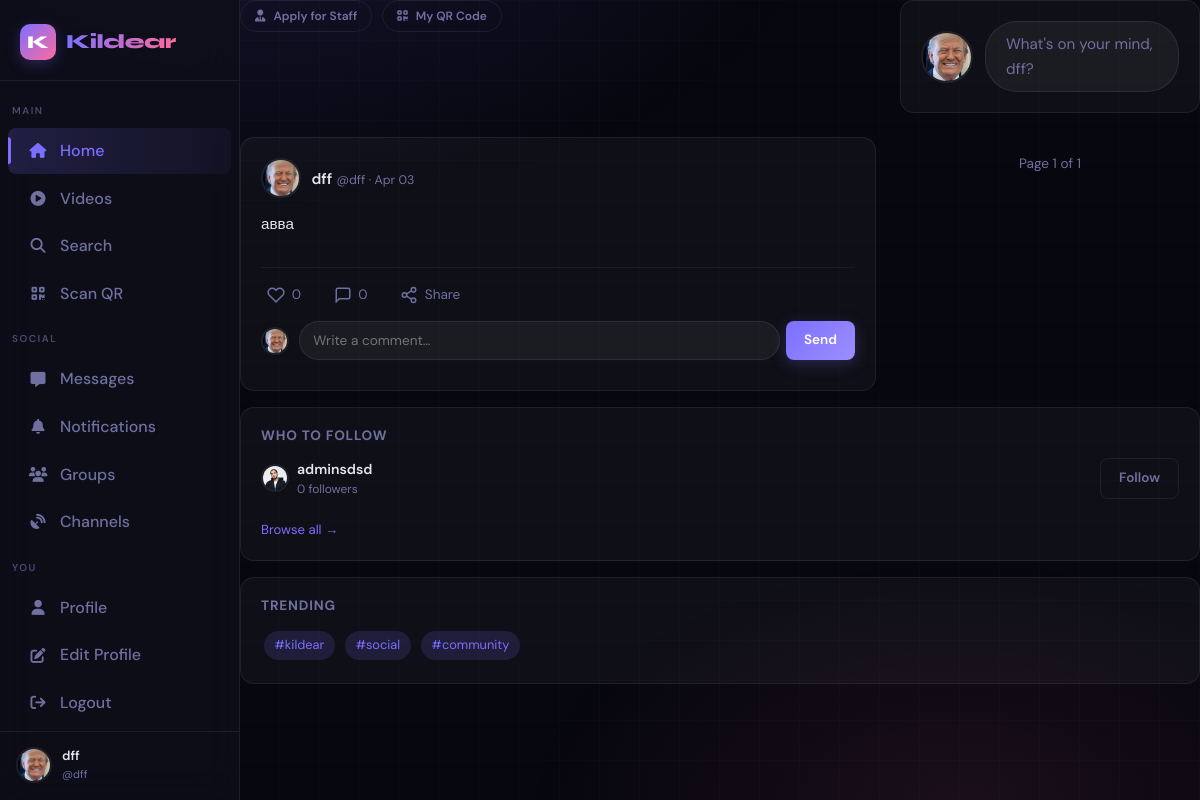
/ (signed in), run on an earlier commit of the app's database.
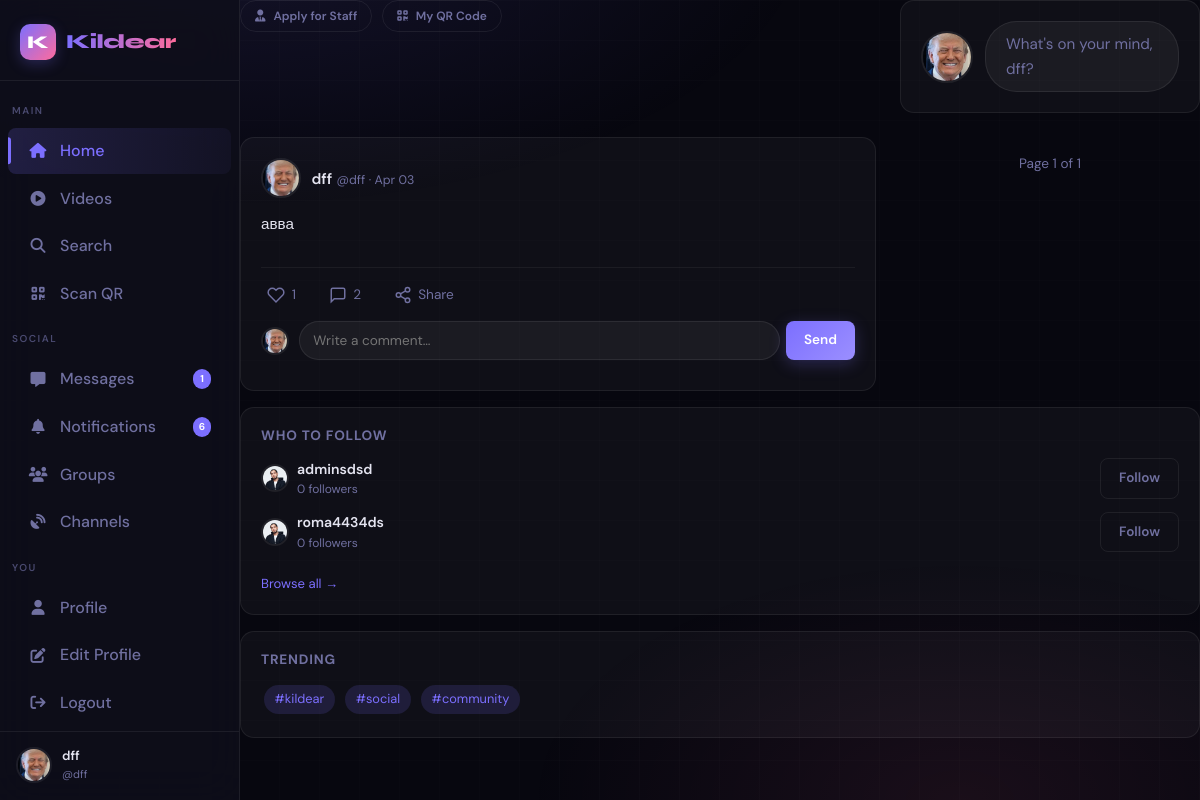
And on a later commit of the database.
### app.py (models this page shows, shortened)
class Post(db.Model):
    id = db.Column(db.Integer, primary_key=True)
    user_id = db.Column(db.Integer, db.ForeignKey("user.id"), nullable=False)
    content = db.Column(db.Text, default="")
    media_url = db.Column(db.String(300), default="")
    media_type = db.Column(db.String(20), default="text")
    thumbnail = db.Column(db.String(300), default="")
    created_at = db.Column(db.DateTime, default=datetime.utcnow)
    views = db.Column(db.Integer, default=0)
    liked_by = db.relationship("User", secondary=post_likes, backref="liked_posts", lazy="dynamic")
    comments = db.relationship("Comment", backref="post", lazy="dynamic", cascade="all,delete")
    expiration = db.relationship("PostExpiration", backref="post_rel", uselist=False, cascade="all,delete")
    @property
    def like_count(self):
        return self.liked_by.count()
    @property
    def comment_count(self):
        return self.comments.count()
    def is_liked_by(self, user) -> bool:
        return self.liked_by.filter(post_likes.c.user_id == user.id).count() > 0

class User(UserMixin, db.Model):
    id = db.Column(db.Integer, primary_key=True)
    username = db.Column(db.String(40), unique=True, nullable=False)
    email = db.Column(db.String(120), unique=True, nullable=False)
    password_hash = db.Column(db.String(256), nullable=False)
    display_name = db.Column(db.String(60), default="")
    bio = db.Column(db.String(500), default="")
    preset_avatar = db.Column(db.Integer, default=1)
    preset_cover = db.Column(db.Integer, nullable=True)
    can_upload_custom_avatar = db.Column(db.Boolean, default=False)
    can_upload_custom_cover = db.Column(db.Boolean, default=False)
    custom_avatar = db.Column(db.String(300), nullable=True)
    custom_cover = db.Column(db.String(300), nullable=True)
    website = db.Column(db.String(200), default="")
    location = db.Column(db.String(100), default="")
    accent_color = db.Column(db.String(7), default="#6c63ff")
    is_private = db.Column(db.Boolean, default=False)
    is_verified = db.Column(db.Boolean, default=False)
    is_banned = db.Column(db.Boolean, default=False)
    is_admin = db.Column(db.Boolean, default=False)
    is_moderator = db.Column(db.Boolean, default=False)
    is_online = db.Column(db.Boolean, default=False)
    last_seen = db.Column(db.DateTime, default=datetime.utcnow)
    created_at = db.Column(db.DateTime, default=datetime.utcnow)
    two_factor_enabled = db.Column(db.Boolean, default=False)
    two_factor_secret = db.Column(db.String(32), nullable=True)
    following = db.relationship(
        "User", secondary=follows,
        primaryjoin=follows.c.follower_id == id,
        secondaryjoin=follows.c.followed_id == id,
        backref=db.backref("followers", lazy="dynamic"),
        lazy="dynamic"
    )
    blocked_users = db.relationship(
        "User", secondary=blocks,
        primaryjoin=blocks.c.blocker_id == id,
        secondaryjoin=blocks.c.blocked_id == id,
        backref=db.backref("blocked_by", lazy="dynamic"),
        lazy="dynamic"
    )
    posts = db.relationship("Post", backref="author", lazy="dynamic", foreign_keys="Post.user_id")
    sent_msgs = db.relationship("Message", backref="sender", lazy="dynamic", foreign_keys="Message.sender_id")
    recv_msgs = db.relationship("Message", backref="receiver", lazy="dynamic", foreign_keys="Message.receiver_id")
    notifications = db.relationship("Notification", backref="recipient", lazy="dynamic",
                                    foreign_keys="Notification.user_id")
    comments = db.relationship("Comment", backref="author", lazy="dynamic")
    owned_groups = db.relationship("Group", backref="owner", lazy="dynamic")
    owned_channels = db.relationship("Channel", backref="owner", lazy="dynamic")
    login_history = db.relationship("LoginHistory", backref="user", lazy="dynamic")
    @property
    def follower_count(self):
        return self.followers.count()
    @property
    def avatar_url(self):
        if self.custom_avatar and self.can_upload_custom_avatar:
            return self.custom_avatar
        if self.preset_avatar and self.preset_avatar in PRESET_AVATARS:
            return PRESET_AVATARS[self.preset_avatar]
        return PRESET_AVATARS[1]
    def check_and_update_permissions(self):
        follower_count = self.follower_count
        if follower_count >= 1000 and not self.can_upload_custom_avatar:
            self.can_upload_custom_avatar = True
            db.session.commit()
            logger.info(f"User {self.username} gained custom avatar permission")
        if follower_count >= 5000 and not self.can_upload_custom_cover:
            self.can_upload_custom_cover = True
            db.session.commit()
            logger.info(f"User {self.username} gained custom cover permission")
        return {
            'can_upload_custom_avatar': self.can_upload_custom_avatar,
            'can_upload_custom_cover': self.can_upload_custom_cover
        }

### app.py (the view)
@app.route("/")
@login_required
def index():
    page = request.args.get("page", 1, type=int)
    followed_ids = [u.id for u in current_user.following.all()] + [current_user.id]
    blocked_ids = [b.id for b in current_user.blocked_users]
    posts = (Post.query
             .filter(Post.user_id.in_(followed_ids))
             .filter(Post.user_id.notin_(blocked_ids))
             .order_by(Post.created_at.desc())
             .paginate(page=page, per_page=15, error_out=False))
    suggestions = (User.query
                   .filter(User.id.notin_(followed_ids + blocked_ids))
                   .filter(User.id != current_user.id)
                   .order_by(func.random()).limit(5).all())
    permissions = current_user.check_and_update_permissions()
    return render_template("index.html", posts=posts, suggestions=suggestions, permissions=permissions)

### app.py (called while the page is built)
def get_client_ip():
    if request.headers.get('X-Forwarded-For'):
        return request.headers.get('X-Forwarded-For').split(',')[0].strip()
    return request.remote_addr or '0.0.0.0'

@app.before_request
def ddos_shield():
    ip = get_client_ip()
    if ip in _blocked_ips:
        abort(429)
    now = time.time()
    window = [t for t in _req_log[ip] if now - t < 10]
    window.append(now)
    _req_log[ip] = window
    if len(window) > 200:
        _blocked_ips.add(ip)
        app.logger.warning(f"[DDoS] Blocked IP: {ip}")
        abort(429)
    if request.content_length and request.content_length > app.config["MAX_CONTENT_LENGTH"]:
        abort(413)

@login_mgr.user_loader
def load_user(user_id):
    return db.session.get(User, int(user_id))

### templates/index.html (shortened to what the changed rows need)
{% extends "base.html" %}
{% block content %}
<div class="feed-layout">
  {% if posts.items %}
    {% for post in posts.items %}
    <article class="card post-card" id="post-{{ post.id }}">
      <div class="post-header">
        <a href="{{ url_for('profile', username=post.author.username) }}" class="post-author-link">
          <img src="{{ post.author.avatar_url }}" class="avatar avatar-sm" alt="{{ post.author.username }}">
          <div class="post-author-info">
            <span class="post-author-name">{{ post.author.display_name or post.author.username }}</span>
            <span class="post-author-sub">@{{ post.author.username }} · <time class="rel-time" data-ts="{{ post.created_at.isoformat() }}">{{ post.created_at.strftime('%b %d') }}</time></span>
          </div>
        </a>
      </div>
      {% if post.content %}
      <div class="post-body">
        <p class="post-text {% if post.content|length > 280 %}collapsed{% endif %}" id="text-{{ post.id }}">{{ post.content }}</p>
      </div>
      {% endif %}
      <div class="post-footer">
        <button class="post-action {% if post.is_liked_by(current_user) %}liked{% endif %}"
                onclick="likePost({{ post.id }})">
          <svg width="18" height="18" viewBox="0 0 24 24" fill="{% if post.is_liked_by(current_user) %}currentColor{% else %}none{% endif %}" stroke="currentColor" stroke-width="2">
            <path d="M20.84 4.61a5.5 5.5 0 0 0-7.78 0L12 5.67l-1.06-1.06a5.5 5.5 0 0 0-7.78 7.78l1.06 1.06L12 21.23l7.78-7.78 1.06-1.06a5.5 5.5 0 0 0 0-7.78z"/>
          </svg>
          <span class="like-count" id="like-count-{{ post.id }}">{{ post.like_count }}</span>
        </button>
        <a href="{{ url_for('view_post', post_id=post.id) }}" class="post-action">
          <svg width="18" height="18" viewBox="0 0 24 24" fill="none" stroke="currentColor" stroke-width="2">
            <path d="M21 15a2 2 0 0 1-2 2H7l-4 4V5a2 2 0 0 1 2-2h14a2 2 0 0 1 2 2z"/>
          </svg>
          <span id="comment-count-{{ post.id }}">{{ post.comment_count }}</span>
        </a>
        <button class="post-action" onclick="sharePost({{ post.id }})">
          <svg width="18" height="18" viewBox="0 0 24 24" fill="none" stroke="currentColor" stroke-width="2">
            <circle cx="18" cy="5" r="3"/><circle cx="6" cy="12" r="3"/><circle cx="18" cy="19" r="3"/>
            <line x1="8.59" y1="13.51" x2="15.42" y2="17.49"/><line x1="15.41" y1="6.51" x2="8.59" y2="10.49"/>
          </svg>
          Share
        </button>
      </div>
      <div class="inline-comment">
        <img src="{{ current_user.avatar_url }}" class="avatar avatar-xs" alt="">
        <form class="inline-comment-form" id="comment-form-{{ post.id }}" onsubmit="submitInlineComment(event, {{ post.id }})">
          <input type="text" name="content" class="inline-comment-input" placeholder="Write a comment…" maxlength="1000">
          <button type="submit" class="btn btn-primary btn-xs">Send</button>
        </form>
      </div>
    </article>
    {% endfor %}
  {% endif %}
</div>
<aside class="right-sidebar">
  <div class="card sidebar-card">
    {% if suggestions %}
      {% for user in suggestions %}
      <div class="suggestion-row">
        <a href="{{ url_for('profile', username=user.username) }}" class="suggestion-user">
          <img src="{{ user.avatar_url }}" class="avatar avatar-xs" alt="{{ user.username }}">
          <div>
            <div class="suggestion-name">{{ user.display_name or user.username }}</div>
            <div class="suggestion-sub">{{ user.follower_count }} followers</div>
          </div>
        </a>
        <button class="btn btn-outline btn-xs" onclick="followUser('{{ user.username }}', this)">Follow</button>
      </div>
      {% endfor %}
    {% else %}
      <p class="sidebar-empty">No suggestions right now.</p>
    {% endif %}
  </div>
</aside>
{% endblock %}

### templates/base.html (shortened to what this page needs)
<!DOCTYPE html>
<html lang="en" data-theme="dark">
<head>
  <link rel="stylesheet" href="https://cdnjs.cloudflare.com/ajax/libs/font-awesome/6.5.0/css/all.min.css"/>
  <link href="https://cdn.jsdelivr.net/npm/bootstrap@5.3.0/dist/css/bootstrap.min.css" rel="stylesheet">
</head>
<body>
<nav class="sidebar" id="sidebar">
  <a href="{{ url_for('index') }}" class="sidebar-logo">
    <div class="logo-mark">K</div>
    <span class="logo-text">Kildear</span>
  </a>
  <span class="nav-section">Main</span>
  <a href="{{ url_for('index') }}" class="nav-item {% if request.endpoint == 'index' %}active{% endif %}">
    <i class="fa-solid fa-house"></i> Home
  </a>
  <a href="{{ url_for('video_feed') }}" class="nav-item {% if request.endpoint == 'video_feed' %}active{% endif %}">
    <i class="fa-solid fa-play-circle"></i> Videos
  </a>
  <a href="{{ url_for('search') }}" class="nav-item {% if request.endpoint == 'search' %}active{% endif %}">
    <i class="fa-solid fa-magnifying-glass"></i> Search
  </a>
  <a href="{{ url_for('scan_qr_page') }}" class="nav-item {% if request.endpoint == 'scan_qr_page' %}active{% endif %}">
    <i class="fa-solid fa-qrcode"></i> Scan QR
  </a>
  <span class="nav-section">Social</span>
  <a href="{{ url_for('chat_list') }}" class="nav-item {% if 'chat' in request.endpoint %}active{% endif %}">
    <i class="fa-solid fa-message"></i> Messages
    {% if unread_messages > 0 %}
      <span class="nav-badge">{{ unread_messages }}</span>
    {% endif %}
  </a>
  <a href="{{ url_for('notifications') }}" class="nav-item {% if request.endpoint == 'notifications' %}active{% endif %}">
    <i class="fa-solid fa-bell"></i> Notifications
    {% if notif_count > 0 %}
      <span class="nav-badge">{{ notif_count }}</span>
    {% endif %}
  </a>
  <a href="{{ url_for('groups') }}" class="nav-item {% if 'group' in request.endpoint %}active{% endif %}">
    <i class="fa-solid fa-users"></i> Groups
  </a>
  <a href="{{ url_for('channels') }}" class="nav-item {% if 'channel' in request.endpoint %}active{% endif %}">
    <i class="fa-solid fa-satellite-dish"></i> Channels
  </a>
  {% if current_user.is_authenticated %}
  <span class="nav-section">You</span>
  <a href="{{ url_for('profile', username=current_user.username) }}" class="nav-item {% if request.endpoint == 'profile' and request.view_args.get('username') == current_user.username %}active{% endif %}">
    <i class="fa-solid fa-user"></i> Profile
  </a>
  <a href="{{ url_for('edit_profile') }}" class="nav-item {% if request.endpoint == 'edit_profile' %}active{% endif %}">
    <i class="fa-solid fa-pen-to-square"></i> Edit Profile
  </a>
  <a href="{{ url_for('logout') }}" class="nav-item">
    <i class="fa-solid fa-arrow-right-from-bracket"></i> Logout
  </a>
  <div class="sidebar-user">
    <img src="{{ current_user.avatar_url }}" alt="" class="avatar"/>
    <div class="sidebar-user-info">
      <div class="name truncate">{{ current_user.display_name or current_user.username }}</div>
      <div class="handle">@{{ current_user.username }}</div>
    </div>
  </div>
  {% endif %}
</nav>
<div class="app-shell">
  <div class="main-content">
    {% block content %}{% endblock %}
  </div>
</div>
</body>
</html>

What changed in the data, as far as the page shows it:
changed Post "авва": like_count "0" → "1"; comment_count "0" → "2"
added User: display_name "roma4434ds", follower_count "0"
Also different on the page:
{{ unread_messages }}: (not shown) → "1"
{{ notif_count }}: (not shown) → "6"
